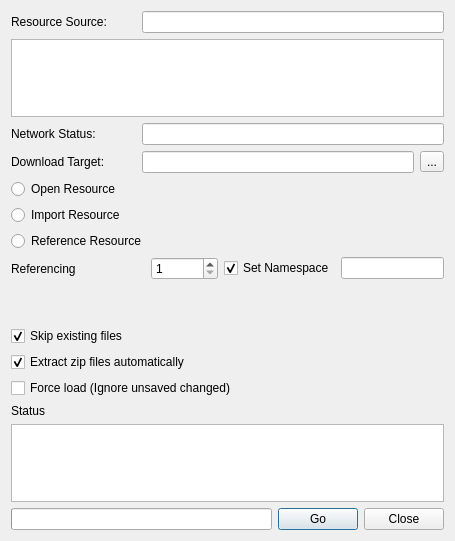
<?xml version="1.0" encoding="UTF-8"?>
<ui version="4.0">
 <class>MayaResourceLoaderDialog</class>
 <widget class="QDialog" name="MayaResourceLoaderDialog">
  <property name="enabled">
   <bool>true</bool>
  </property>
  <property name="geometry">
   <rect>
    <x>0</x>
    <y>0</y>
    <width>455</width>
    <height>541</height>
   </rect>
  </property>
  <property name="windowTitle">
   <string>swing: downloader</string>
  </property>
  <layout class="QVBoxLayout" name="verticalLayout">
   <item>
    <layout class="QVBoxLayout" name="verticalLayoutEntity">
     <item>
      <layout class="QHBoxLayout" name="horizontalLayoutWorkingFile">
       <item>
        <widget class="QLabel" name="labelSource">
         <property name="minimumSize">
          <size>
           <width>125</width>
           <height>0</height>
          </size>
         </property>
         <property name="text">
          <string>Resource Source:</string>
         </property>
        </widget>
       </item>
       <item>
        <widget class="QLineEdit" name="lineEditSource"/>
       </item>
      </layout>
     </item>
     <item>
      <layout class="QVBoxLayout" name="verticalLayoutEntityInfo">
       <item>
        <widget class="QTextEdit" name="textEditInfo">
         <property name="readOnly">
          <bool>true</bool>
         </property>
        </widget>
       </item>
      </layout>
     </item>
     <item>
      <layout class="QVBoxLayout" name="verticalLayout_3">
       <item>
        <layout class="QHBoxLayout" name="horizontalLayout_2">
         <item>
          <widget class="QLabel" name="labelNetworkStatus">
           <property name="minimumSize">
            <size>
             <width>125</width>
             <height>0</height>
            </size>
           </property>
           <property name="text">
            <string>Network Status: </string>
           </property>
          </widget>
         </item>
         <item>
          <widget class="QLineEdit" name="lineEditNetworkStatus"/>
         </item>
        </layout>
       </item>
       <item>
        <layout class="QHBoxLayout" name="horizontalLayoutProjectDir">
         <item>
          <widget class="QLabel" name="labelDownloadTarget">
           <property name="minimumSize">
            <size>
             <width>125</width>
             <height>0</height>
            </size>
           </property>
           <property name="text">
            <string>Download Target:</string>
           </property>
          </widget>
         </item>
         <item>
          <widget class="QLineEdit" name="lineEditTarget">
           <property name="statusTip">
            <string>Where to download and extract if file is an archive or not available on the local network</string>
           </property>
          </widget>
         </item>
         <item>
          <widget class="QToolButton" name="toolButtonTargetDir">
           <property name="text">
            <string>...</string>
           </property>
          </widget>
         </item>
        </layout>
       </item>
       <item>
        <widget class="QRadioButton" name="rbOpenSource">
         <property name="statusTip">
          <string>Open resource from location</string>
         </property>
         <property name="text">
          <string>Open Resource</string>
         </property>
         <property name="shortcut">
          <string>Alt+O</string>
         </property>
        </widget>
       </item>
       <item>
        <widget class="QRadioButton" name="rbImportSource">
         <property name="statusTip">
          <string>Import resource into scene</string>
         </property>
         <property name="text">
          <string>Import Resource</string>
         </property>
         <property name="shortcut">
          <string>Alt+I</string>
         </property>
        </widget>
       </item>
       <item>
        <widget class="QRadioButton" name="rbReferenceSource">
         <property name="statusTip">
          <string>Reference reference into scene</string>
         </property>
         <property name="text">
          <string>Reference Resource</string>
         </property>
         <property name="shortcut">
          <string>Alt+R</string>
         </property>
        </widget>
       </item>
      </layout>
     </item>
    </layout>
   </item>
   <item>
    <layout class="QHBoxLayout" name="horizontalLayout_4">
     <item>
      <widget class="QLabel" name="labelReferenceSource">
       <property name="minimumSize">
        <size>
         <width>100</width>
         <height>0</height>
        </size>
       </property>
       <property name="text">
        <string>Referencing</string>
       </property>
      </widget>
     </item>
     <item>
      <spacer name="horizontalSpacer_2">
       <property name="orientation">
        <enum>Qt::Horizontal</enum>
       </property>
       <property name="sizeHint" stdset="0">
        <size>
         <width>40</width>
         <height>20</height>
        </size>
       </property>
      </spacer>
     </item>
     <item>
      <widget class="QSpinBox" name="spinBoxReferenceCount">
       <property name="minimum">
        <number>1</number>
       </property>
       <property name="maximum">
        <number>999999</number>
       </property>
      </widget>
     </item>
     <item>
      <widget class="QCheckBox" name="checkBoxNamespace">
       <property name="text">
        <string>Set Namespace</string>
       </property>
       <property name="shortcut">
        <string>Alt+N</string>
       </property>
       <property name="checked">
        <bool>true</bool>
       </property>
      </widget>
     </item>
     <item>
      <widget class="QLineEdit" name="lineEditNamespace"/>
     </item>
    </layout>
   </item>
   <item>
    <layout class="QVBoxLayout" name="verticalLayout_2">
     <item>
      <widget class="QLabel" name="labelNetworkMessage">
       <property name="styleSheet">
        <string notr="true"/>
       </property>
       <property name="text">
        <string/>
       </property>
      </widget>
     </item>
     <item>
      <widget class="QLabel" name="labelArchiveMessage">
       <property name="text">
        <string/>
       </property>
      </widget>
     </item>
    </layout>
   </item>
   <item>
    <layout class="QVBoxLayout" name="verticalLayoutOptions">
     <item>
      <widget class="QCheckBox" name="checkBoxSkipExisting">
       <property name="minimumSize">
        <size>
         <width>100</width>
         <height>0</height>
        </size>
       </property>
       <property name="statusTip">
        <string>Will not overwrite file if it already exists</string>
       </property>
       <property name="styleSheet">
        <string notr="true"/>
       </property>
       <property name="text">
        <string>Skip existing files</string>
       </property>
       <property name="checked">
        <bool>true</bool>
       </property>
      </widget>
     </item>
     <item>
      <widget class="QCheckBox" name="checkBoxExtractZips">
       <property name="minimumSize">
        <size>
         <width>100</width>
         <height>0</height>
        </size>
       </property>
       <property name="text">
        <string>Extract zip files automatically</string>
       </property>
       <property name="checked">
        <bool>true</bool>
       </property>
      </widget>
     </item>
     <item>
      <widget class="QCheckBox" name="checkBoxForce">
       <property name="text">
        <string>Force load (Ignore unsaved changed)</string>
       </property>
      </widget>
     </item>
    </layout>
   </item>
   <item>
    <layout class="QVBoxLayout" name="verticalLayoutFiles">
     <item>
      <widget class="QLabel" name="labelFiles">
       <property name="text">
        <string>Status</string>
       </property>
      </widget>
     </item>
     <item>
      <widget class="QTextEdit" name="textEditStatus"/>
     </item>
    </layout>
   </item>
   <item>
    <layout class="QHBoxLayout" name="horizontalLayout">
     <item>
      <widget class="QProgressBar" name="progressBar">
       <property name="value">
        <number>0</number>
       </property>
       <property name="textVisible">
        <bool>false</bool>
       </property>
      </widget>
     </item>
     <item>
      <widget class="QPushButton" name="pushButtonImport">
       <property name="minimumSize">
        <size>
         <width>80</width>
         <height>0</height>
        </size>
       </property>
       <property name="text">
        <string>Go</string>
       </property>
      </widget>
     </item>
     <item>
      <widget class="QPushButton" name="pushButtonCancel">
       <property name="minimumSize">
        <size>
         <width>80</width>
         <height>0</height>
        </size>
       </property>
       <property name="text">
        <string>Close</string>
       </property>
      </widget>
     </item>
    </layout>
   </item>
  </layout>
 </widget>
 <resources/>
 <connections/>
</ui>
